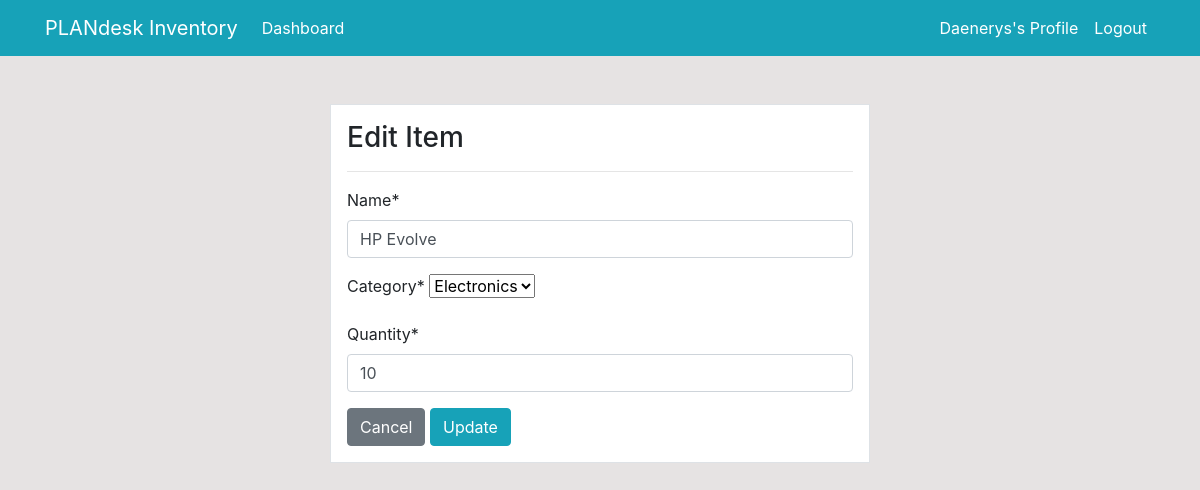
The page /product/update/1/ (signed in) on the database its author committed.
### dashboard/models.py (models this page shows, shortened)
class Product(models.Model):
    name = models.CharField(max_length=100, null=True)
    category = models.CharField(max_length=20, choices=CATEGORY, null=True)
    quantity = models.PositiveIntegerField(null=True)

### dashboard/views.py (the view)
# urls.py: path('product/update/<int:pk>/', views.product_update, name='dashboard-product-update'),
@login_required
def product_update(request, pk):
    item = Product.objects.get(id=pk)
    if request.method == 'POST':
        form = ProductForm(request.POST, instance=item)
        if form.is_valid:
            form.save()
            return redirect('dashboard-product')
    else:
        form = ProductForm(instance=item)
    context = {
        'form': form,
    }
    return render(request, 'dashboard/product_update.html', context)

### dashboard/forms.py
class ProductForm(forms.ModelForm):
    class Meta:
        model = Product
        fields = ['name', 'category', 'quantity']

### templates/dashboard/product_update.html (shortened to what this page needs)
{% extends 'partials/base.html' %} {% block title %}Delete Page{% endblock %}
{% load crispy_forms_tags %}
{% block content %}
<div class="container">
  <div class="row mt-5">
    <div class="col-md-6 offset-md-3">
      <div class="border bg-white p-3">
        <h3>Edit Item</h3>
        <hr />
        <form method="POST">
          {{form|crispy}}
          <a class="btn btn-secondary" href="{% url 'dashboard-product' %}"
            >Cancel</a
          >
          <input class="btn btn-info" type="submit" value="Update" />
        </form>
      </div>
    </div>
  </div>
</div>
{% endblock %}

### templates/partials/nav.html (shortened to what this page needs)
<nav class="navbar navbar-expand-lg navbar-info bg-info">
  {% if user.is_authenticated %}
  <div class="container">
    <a class="navbar-brand text-white" href="{% url 'dashboard-index' %}"
      >PLANdesk Inventory</a
    >
    <div class="collapse navbar-collapse" id="navbarSupportedContent">
      <ul class="navbar-nav mr-auto">
        <li class="nav-item active">
          <a class="nav-link text-white" href="{% url 'dashboard-index' %}"
            >Dashboard <span class="sr-only">(current)</span></a
          >
        </li>
      </ul>
      <ul class="navbar-nav ml-auto">
        <li class="nav-item active">
          <a class="nav-link text-white" href="{% url 'user-profile'%}"
            >{{user.username}}'s Profile
            <span class="sr-only">(current)</span></a
          >
        </li>
        <li class="nav-item">
          <a class="nav-link text-white" href="{% url 'user-logout' %}"
            >Logout</a
          >
        </li>
      </ul>
      {% endif %}
    </div>
  </div>
</nav>

### static/style.css (style rules this page uses)
body { background: rgb(230, 227, 227); }

### rows shown on the page
Product: name "HP Evolve", category "Electronics", quantity "10"

### other values the page prints
{{ user.username }} "Daenerys"
